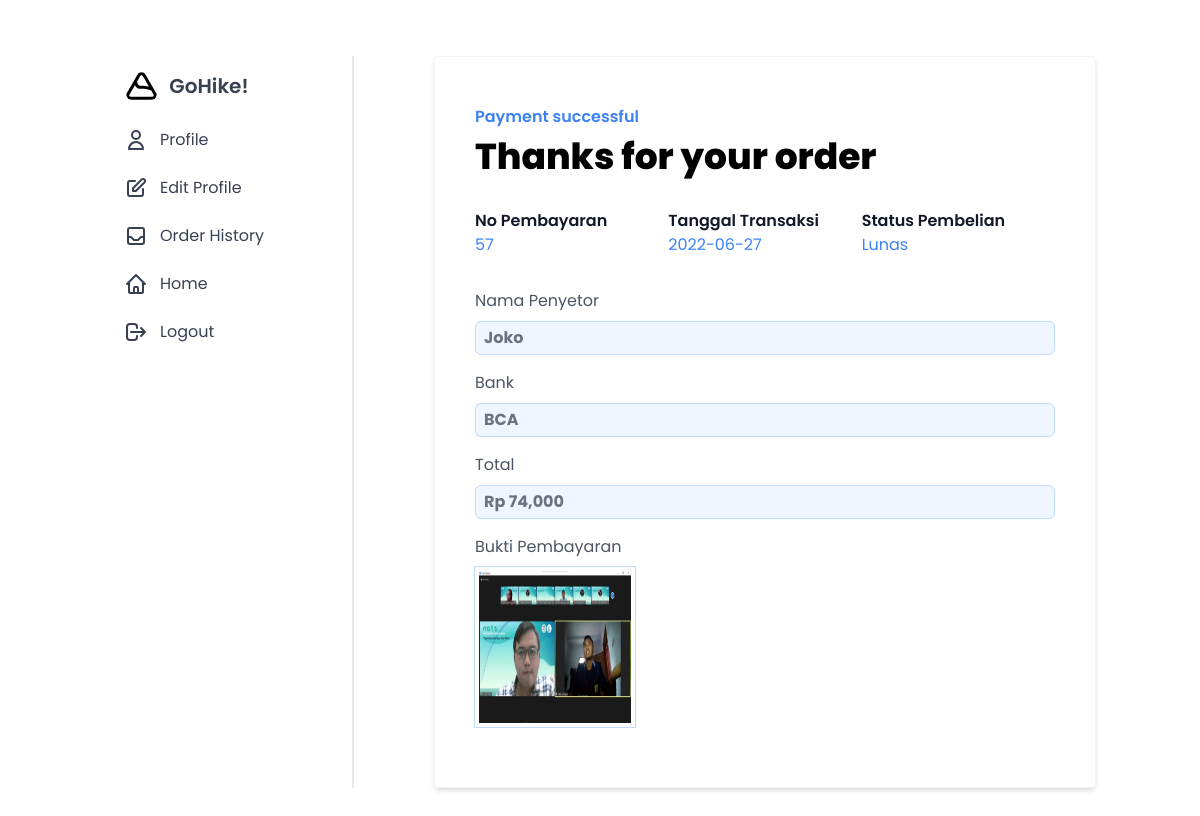
The app's page /Tailwind/public/data.php?halaman=viewbayar&id=94 (signed in) with its own data.
### tables this page shows
CREATE TABLE `pembayaran` (
  `id_pembayaran` int(11) NOT NULL,
  `id_pembelian` int(11) NOT NULL,
  `penyetor` varchar(50) NOT NULL,
  `bank` varchar(20) NOT NULL,
  `total` int(11) NOT NULL,
  `bukti` varchar(255) NOT NULL,
  `tanggal` date NOT NULL
);

CREATE TABLE `pembelian` (
  `id_pembelian` int(11) NOT NULL,
  `id_user` int(11) NOT NULL,
  `id_bank` int(11) NOT NULL,
  `tanggal_pembelian` date NOT NULL,
  `total_pembelian` int(11) NOT NULL,
  `status_pembelian` varchar(20) NOT NULL
);

### Tailwind/public/viewbayar.php (the view, shortened to what this page needs)
<?php
include 'fungsi.php';
$id_pembelian = $_GET['id'];
$ambil = $koneksi->query("SELECT * FROM pembayaran JOIN pembelian ON pembayaran.id_pembelian=pembelian.id_pembelian WHERE pembelian.id_pembelian='$id_pembelian'");
$detbay = $ambil->fetch_assoc();
?>
<div class="border border-gray-100 ml-20 pb-10 rounded shadow-md hidden md:block" id="viewbayar">
    <p class="text-md text-blue-500 font-semibold mx-10 mt-10 py-2">Payment successful</p>
    <p class="text-4xl font-extrabold mx-10">Thanks for your order</p>
    <div class="mx-10">
        <div class="grid grid-cols-3 my-8">
            <div>
                <p class="font-semibold text-gray-900">No Pembayaran</p>
                <p class="text-blue-500"><?= $detbay['id_pembayaran']; ?></p>
            </div>
            <div>
                <p class="font-semibold text-gray-900">Tanggal Transaksi</p>
                <p class="text-blue-500"><?= $detbay['tanggal']; ?></p>
            </div>
            <div>
                <p class="font-semibold text-gray-900">Status Pembelian</p>
                <p class="text-blue-500"><?= $detbay['status_pembelian']; ?></p>
            </div>
        </div>
        <div>
            <form action="" method="post">
                <div>
                    <label class="block pb-2 text-gray-600">Nama Penyetor</label>
                    <div class="w-full outline-none mb-4 px-2 py-1 border border-blue-200 bg-blue-50 font-bold text-gray-500 rounded-md"><?= $detbay['penyetor']; ?></div>
                </div>
                <div>
                    <label class="block pb-2 text-gray-600">Bank</label>
                    <div class="w-full outline-none mb-4 px-2 py-1 border border-blue-200 bg-blue-50 font-bold text-gray-500 rounded-md"><?= $detbay['bank']; ?></div>
                </div>
                <div>
                    <label class="block pb-2 text-gray-600">Total</label>
                    <div class="w-full outline-none mb-4 px-2 py-1 border border-blue-200 bg-blue-50 font-bold text-gray-500 rounded-md">Rp <?= number_format($detbay['total']); ?></div>
                </div>
                <div>
                    <label class="block pb-2 text-gray-600">Bukti Pembayaran</label>
                    <img class="w-40 h-40 mb-5 p-1 ring-1 ring-blue-200" src="img/bukti_pembayaran/<?php echo $detbay['bukti']; ?>">
                </div>
            </form>
        </div>
    </div>
</div>

### records on screen
pembayaran: id_pembayaran "57", tanggal "2022-06-27", id_pembelian.status_pembelian "Lunas", penyetor "Joko", bank "BCA", total "74,000", bukti (picture)
